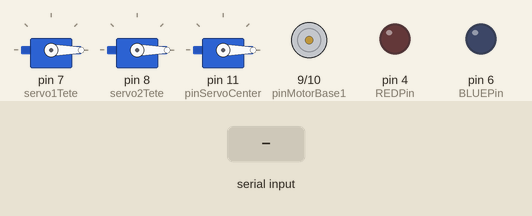
Simulated run of this sketch. Board: Arduino Uno, built with avr-gcc and run on an emulated ATmega328P. Parts: 3 × servo, motor-driver pin pairs drawn as motors (green arrow = first pin HIGH = forward, orange = second pin HIGH = backward, longer = more drive, scaled by the enable pin), output pins drawn as LEDs (lit = HIGH). The inputs (shaded band) are chosen by the test bench. Random numbers use the default seed unless the sketch sets one; what the sketch prints to the serial monitor is not drawn.

Above: at 2.0 s.
2.1 s: "l" received over Serial
At 3.8 s:
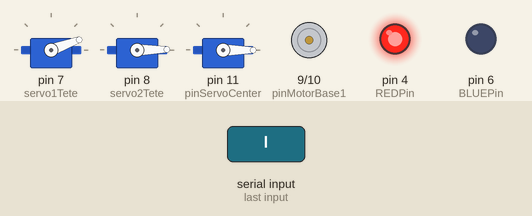
5.1 s: "g" received over Serial
At 6.5 s:
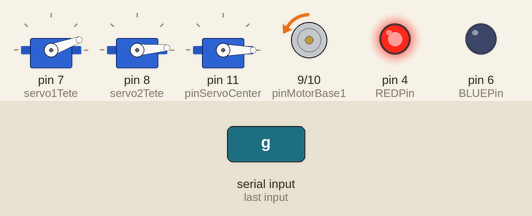
8.1 s: "d" received over Serial
At 8.9 s:
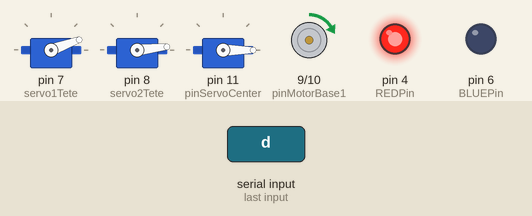
11.1 s: "r" received over Serial
At 11.6 s:
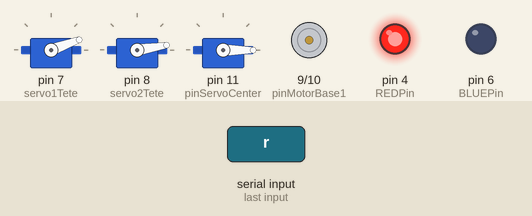
14.1 s: byte 115 ('s') received over Serial
17.1 s: "v" received over Serial
At 18.1 s:
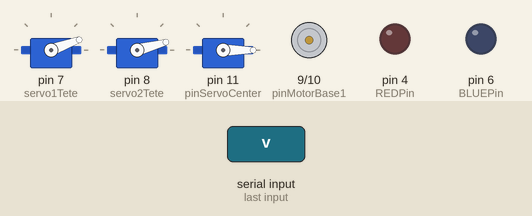
Timing chart, 0 to 24.9 s (numbered marks = the images above; inputs shaded):
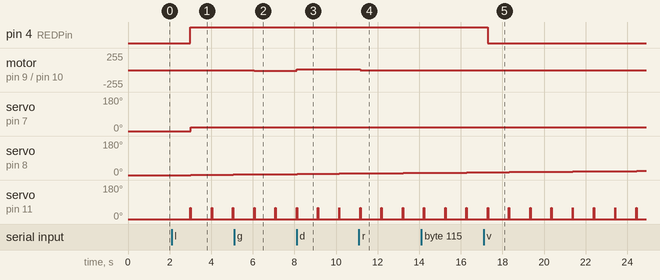

The sketch:

GlaDOs_Arduino.ino
```cpp
/**
 *@author : BLIN Sébastien
 *@date : 2013
 *@brief : programm for GlaDOs
 */

#include <Servo.h>

Servo servo1Tete;
Servo servo2Tete;
Servo servoCentre;


int posServo1 = 0;
int posServo2 = 0;
int posServoCentre = 0;
int temps = 0;
String newValue = "";
char carlu = 0;
boolean detect = false;
boolean droite = false;
boolean initialise = false;
boolean modeDanse = false;

int REDPin = 4;    // RED pin of the LED to PWM pin 4
int GREENPin = 5;  // GREEN pin of the LED to PWM pin 5
int BLUEPin = 6;   // BLUE pin of the LED to PWM pin 6
int brightness = 0; // LED brightness
int increment = 5;  // brightness increment

int pinMotorBase1 = 9;
int pinMotorBase2 = 10;
int pinServoCenter = 11;

boolean haut = false;
boolean bas = false;

void baseGauche()
{
  analogWrite(pinMotorBase1, 0);
  analogWrite(pinMotorBase2, 255);
}

void baseDroite()
{
  analogWrite(pinMotorBase1, 255);
  analogWrite(pinMotorBase2, 0);
}

void baseStop()
{
  analogWrite(pinMotorBase1, 0);
  analogWrite(pinMotorBase2, 0);
}

void droiteGauche()
{
  posServo1 = 20;
  if(posServo2 == 0)
      droite = false;
  if(posServo2 == 180)
      droite = true;
  if(droite)
      --posServo2;
  else
      ++posServo2;
  delay(20);

}

void centreHautBas(boolean haut)
{
  if(haut && posServoCentre < 180)
      posServoCentre += 4;
  else if(!haut && posServoCentre > 0)
      posServoCentre -= 4;
}

void changeColorLed(int R, int G, int B)
{
  analogWrite(REDPin, R);
  analogWrite(GREENPin, G);
  analogWrite(BLUEPin, B);
}

void danse()
{
  if(temps >= 10)
  {
      servoCentre.write(random(0,180));
      delay(100);
      temps = 0;
  }
  ++temps;
}

void setup()
{

  pinMode(REDPin, OUTPUT);
  pinMode(GREENPin, OUTPUT);
  pinMode(BLUEPin, OUTPUT);

  servo1Tete.attach(7);
  servo2Tete.attach(8);
  servoCentre.attach(pinServoCenter);

  servo2Tete.write(posServo1);
  servo1Tete.write(posServo2);
  Serial.begin(9600);
  Serial.println(" RORI - GLaDOs 1.0");
}

void loop()
{
  /**/
  servo1Tete.write(posServo1);
  servo2Tete.write(posServo2);
  servoCentre.write(posServoCentre);
  servoCentre.write(0);
  delay(1000);
  servoCentre.write(60);
  int cardispo = 0; //variable contenant le nombre de caractère disponibles dans le buffer
  cardispo = Serial.available();
  if(cardispo > 0) //tant qu'il y a des caractères à lire
  {
    carlu = Serial.read(); //on lit le caractère
    newValue += carlu; //puis on le renvoi à l’expéditeur tel quel
  }

  if(carlu == 'a' && initialise)
  {
    detect = true;
    if(newValue[0] == '+' && posServo1 < 180)
      ++posServo1;
    else if(newValue[0] == '-' && posServo1 > 0)
      --posServo1;
    newValue = "";
  }
  else if(carlu == 'b' && initialise)
  {
    detect = true;
    if(newValue[0] == '+' && posServo2 < 180)
      ++posServo2;
    else if(newValue[0] == '-' && posServo2 > 0)
      --posServo2;
    else if(newValue[0] == 'g')
       baseGauche();
    else if(newValue[0] == 'd')
       baseDroite();
    newValue = "";
  }
  else if(carlu == 'l')
  {
    initialise = true;
    changeColorLed(255,10,0);
  }
  else if(carlu == 'r' && initialise)
  {
    changeColorLed(255,0,0);
  }
  else if(carlu == 'v' && initialise)
  {
    changeColorLed(0,255,0);
  }
  else if(carlu == 'n' && initialise)
  {
    changeColorLed(0,0,255);
  }
  else if(carlu == 'c' && initialise)
  {
    detect = false;
  }
  else if(carlu == 's' && initialise)
  {
    baseStop();
  }
  else if(carlu == 'g' && initialise)
  {
    baseGauche();
  }
  else if(carlu == 'd' && initialise)
  {
    baseDroite();
  }
  else if(carlu == 'h' && initialise)
  {
    haut = true;
  }
  else if(carlu == 'j' && initialise)
  {
    bas = true;
  }
  else if(carlu == 'k' && initialise)
  {
    haut = false;
    bas = false;
  }
  else if(carlu == 'z' && initialise)
  {
     modeDanse = modeDanse ? false : true;
  }

  if(haut && initialise)
      centreHautBas(true);
  if(bas && initialise)
      centreHautBas(false);

  if(!detect && initialise)
      droiteGauche();
  if(modeDanse && initialise)
      danse();
  /**/
}
```

Measured:
- after the input at 2.1 s, pin 4 (REDPin): LOW → HIGH after 0.90 s; servo on pin 7 (servo1Tete): 0° → 20° after 0.92 s; servo on pin 8 (servo2Tete): 0° → 1° after 0.92 s, → 2° 1.0 s later, → 3° 1.0 s later; servo on pin 11 (pinServoCenter): alternates 60° for 0.02 s and 0° for 1.0 s, starting after 0.90 s
- after the input at 5.1 s, motor on pin 9 (pinMotorBase1) / pin 10 (pinMotorBase2): stopped → backward 10/255 after 0.96 s
- after the input at 8.1 s, motor on pin 9 (pinMotorBase1) / pin 10 (pinMotorBase2): backward 10/255 → forward 10/255 at once
- after the input at 11.1 s, motor on pin 9 (pinMotorBase1) / pin 10 (pinMotorBase2): forward 10/255 → stopped after 0.07 s
- after the input at 17.1 s, pin 4 (REDPin): HIGH → LOW after 0.19 s
